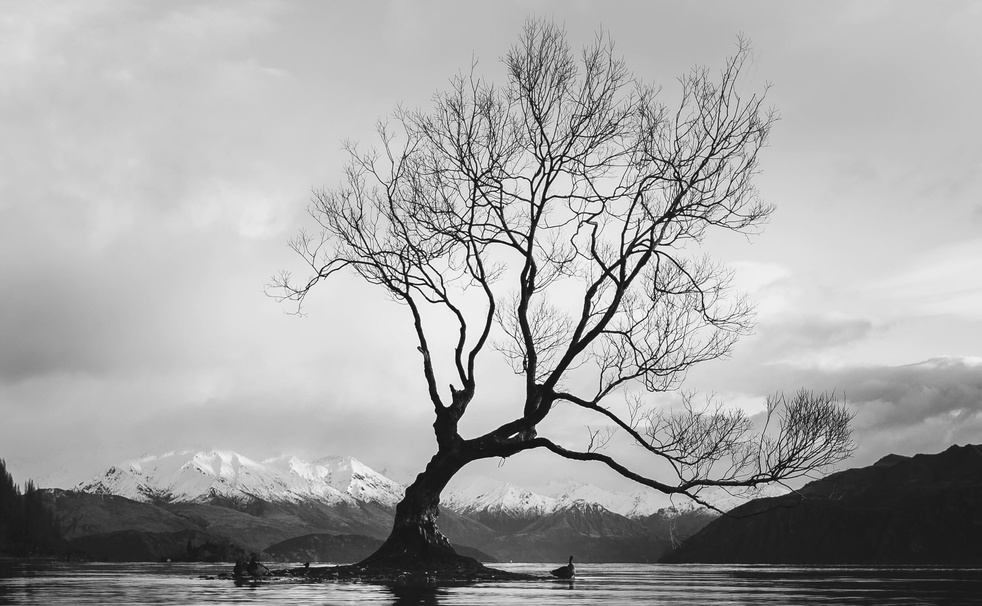
#> input picture lab1/images/Task1.jpg, 982 x 606 px, shrunk from 2645 x 1632 before the run
$ jupyter execute --allow-errors lab1.ipynb   (older library calls are emulated)
#> lines starting #> are read from the running program, lines starting #| are printed output that depends on the picture; after the words box and inside, x2 and y2 are one past the last pixel; in counts of white or black regions, pixels touching at a corner belong together
# Computer Vision
## Lab 1
----
### Task 1: Balance in Brightness

**Objective**: Create a nighttime version of a daylight image, where the tree and its immediate surroundings are illuminated, but the background is dark. This will be achieved using intensity inversion and gamma correction.

### Step-by-Step Implementation

#### 1. Read the Input Image
First, read the input image using OpenCV.

[cell 1]
import cv2
import numpy as np
import matplotlib.pyplot as plt

# Read the input image
input_image_path = './images/Task1.jpg'
image = cv2.imread(input_image_path)
#> image is the input picture: shape (606, 982, 3); min 0, max 255, mean 165.3

# Display the original image
plt.imshow(cv2.cvtColor(image, cv2.COLOR_BGR2RGB))
plt.title('Original Image')
plt.axis('off')
plt.show()

#### 2. Convert to Grayscale
Convert the image to grayscale as the final output needs to be in grayscale.

[cell 2]
# Convert to grayscale
gray_image = cv2.cvtColor(image, cv2.COLOR_BGR2GRAY)

# Display the grayscale image
plt.imshow(gray_image, cmap='gray')
plt.title('Grayscale Image')
plt.axis('off')
plt.show()

#### 3. Apply Intensity Inversion
Perform intensity inversion by subtracting pixel values from 255.

[cell 3]
# Apply intensity inversion
inverted_image = 255 - gray_image
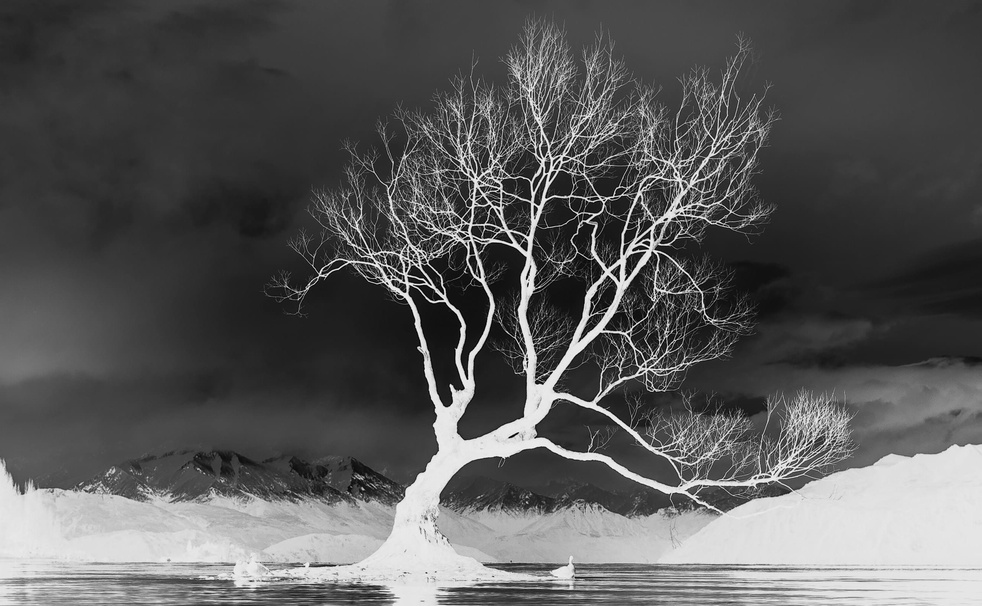
#> inverted_image: shape (606, 982); min 0, max 255, mean 89.7

# Display the inverted image
plt.imshow(inverted_image, cmap='gray')
plt.title('Inverted Image')
plt.axis('off')
plt.show()

#### 4. Apply Gamma Correction
Use gamma correction to adjust the brightness of the image.

[cell 4]
# Apply gamma correction
gamma = 2.6
gamma_corrected_image = np.array(255 * (inverted_image / 255) ** gamma, dtype='uint8')
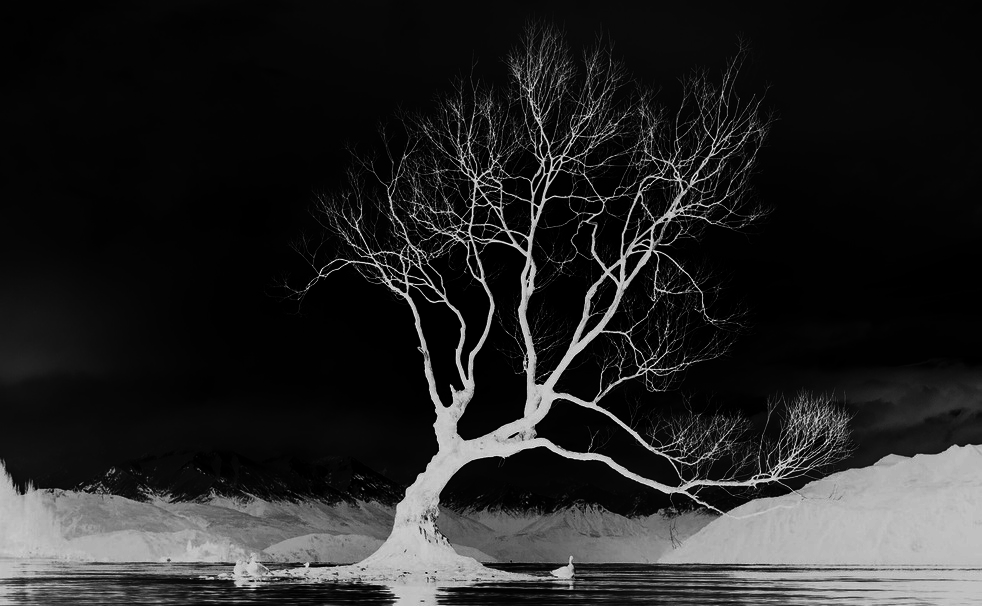
#> gamma_corrected_image: shape (606, 982); min 0, max 255, mean 37.1

# Display the gamma corrected image
plt.imshow(gamma_corrected_image, cmap='gray')
plt.title('Gamma Corrected Image')
plt.axis('off')
plt.show()

#### 5. Apply Further Darkening to the Background
Create a mask to selectively darken the background while keeping the tree and its surroundings illuminated.

[cell 5]
# Create a mask for the tree area based on the original grayscale image
_, mask = cv2.threshold(gray_image, 80, 255, cv2.THRESH_BINARY_INV)
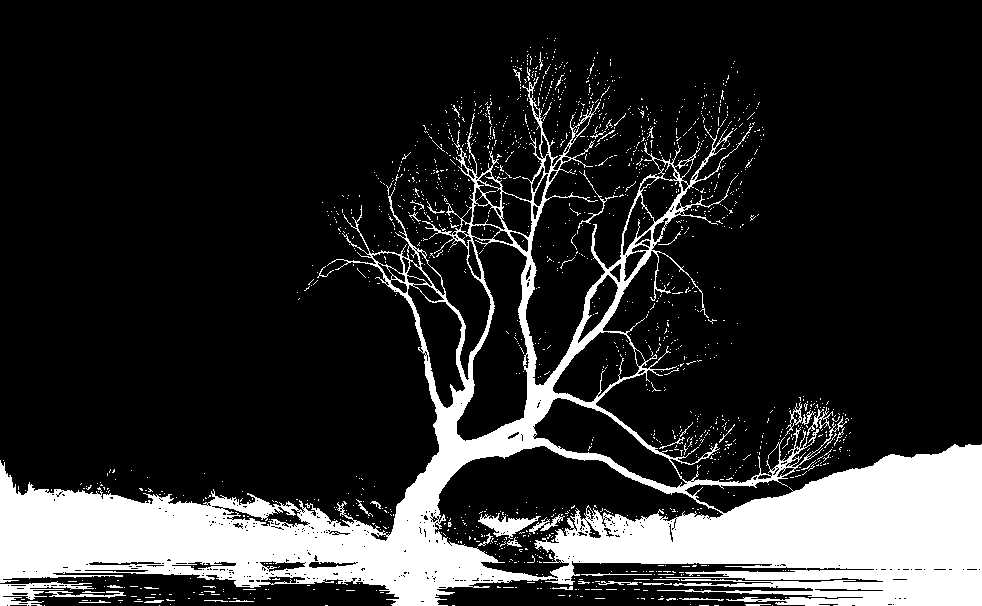
#> mask: shape (606, 982); 17.6% white; 1563 white regions (1513 under 20 px), largest, box (x1, y1, x2, y2) and area: (0, 77, 982, 606) 96828, (0, 581, 94, 606) 911, (478, 513, 541, 539) 666

# Apply the mask to the gamma corrected image to darken the background more
background_darkened_image = gamma_corrected_image.copy()
background_darkened_image[mask == 255] = background_darkened_image[mask == 255] * 0.3
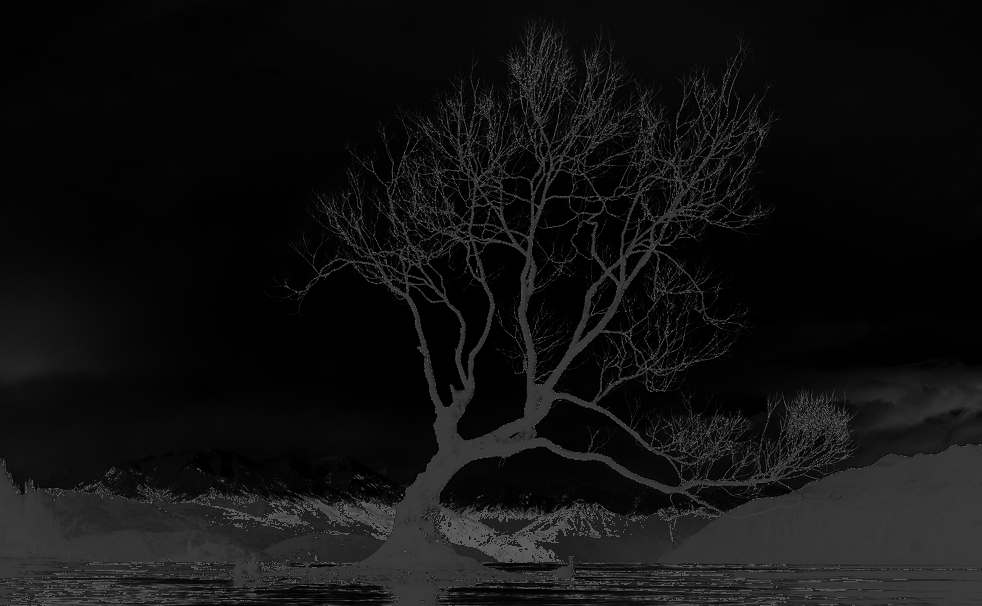
#> background_darkened_image: shape (606, 982); 17.61% of pixels changed, all inside (x1, y1, x2, y2) = (0, 38, 982, 606)

# Display the final nighttime effect image
plt.imshow(background_darkened_image, cmap='gray')
plt.title('Nighttime Effect Image')
plt.axis('off')
plt.show()

#### 6. Display Original and Final Images Side by Side
Display the original and final images side by side for comparison.

[cell 6]
# Display the original and final output image side by side
fig, axs = plt.subplots(1, 2, figsize=(15, 5))
axs[0].imshow(gray_image, cmap='gray')
axs[0].set_title('Original Image')
axs[0].axis('off')

axs[1].imshow(background_darkened_image, cmap='gray')
axs[1].set_title('Nighttime Effect Image')
axs[1].axis('off')

plt.show()

### Conclusion
The above steps successfully convert the daylight image into a nighttime version where the tree and its immediate surroundings are illuminated against a dark background.

------------

### Task 2: Noise Reduction in an Image

**Objective**: Reduce the noise in the provided image using various filtering methods and determine which method works best.

### Step-by-Step Implementation

#### 1. Read the Input Image
First, read the input image using OpenCV.

[cell 7]
import cv2
import numpy as np
import matplotlib.pyplot as plt

# Read the input image
input_image_path = './images/Task2.jpg'
noisy_image = cv2.imread(input_image_path, cv2.IMREAD_GRAYSCALE)

# Display the original noisy image
#> (the rest of this cell did not finish here and is left out)

#### 2. Apply Mean (Uniform) Filtering
Use a mean filter to reduce the noise.

#> (a cell that did not finish here is left out)

#### 3. Apply Gaussian Filtering
Use a Gaussian filter to reduce the noise.

#> (a cell that did not finish here is left out)

#### 4. Apply Median Filtering
Use a median filter to reduce the noise.

#> (a cell that did not finish here is left out)

#### 5. Compare the Results
Display the original and filtered images side by side for comparison.

[cell 11]
# Display the original and filtered images side by side
fig, axs = plt.subplots(1, 4, figsize=(20, 5))
#> (the rest of this cell did not finish here and is left out)

### Conclusion
Based on the visual inspection, the median filtering method provides the best noise reduction while preserving the edges and details of the image. Median filtering is particularly effective at reducing salt-and-pepper noise, which is common in noisy images like the one provided.

### Response and Explanation

#### Filtering Methods Used
1. **Mean Filtering**: This method calculates the average of the pixel values in the neighborhood and assigns this average value to the central pixel. It is effective in reducing Gaussian noise but tends to blur the image, leading to loss of fine details.

2. **Gaussian Filtering**: This method uses a Gaussian kernel to weight the neighborhood pixels, giving more importance to the central pixels. It provides a better smoothing effect compared to mean filtering and is effective in reducing Gaussian noise. However, it can still cause some blurring.

3. **Median Filtering**: This method replaces the central pixel value with the median of the pixel values in the neighborhood. It is particularly effective in reducing salt-and-pepper noise while preserving edges and fine details.

#### Best Method: Median Filtering
After applying all three filtering methods, I observed that the median filtering method provides the best noise reduction while preserving the edges and details of the image. The underlying principle of median filtering is that it effectively removes outlier pixel values (such as those caused by salt-and-pepper noise) without blurring the image. This makes it an excellent choice for noisy images where edge preservation is crucial.

---

### Task 3: Image Sharpening

**Objective**: Sharpen the provided blurred image using different sharpening methods and determine which method works best.

### Step-by-Step Implementation

#### 1. Read the Input Image
First, read the input image using OpenCV.

[cell 12]
import cv2
import numpy as np
from matplotlib import pyplot as plt

# Load the image
image_path = './images/Task3.jpg'
blurred_image = cv2.imread(image_path, cv2.IMREAD_GRAYSCALE)
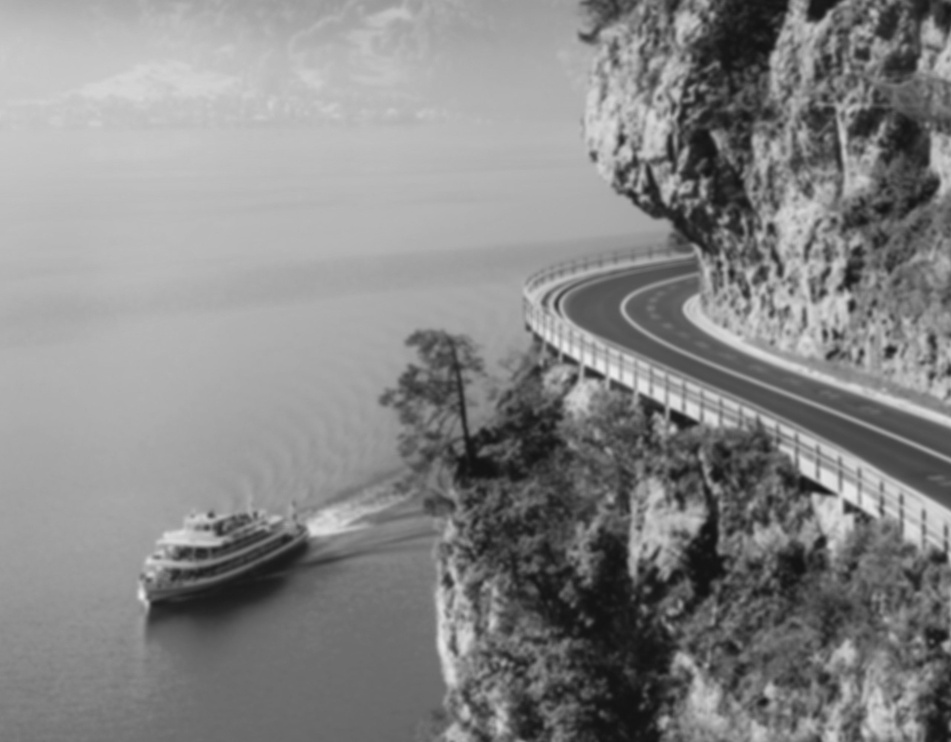
#> input picture lab1/images/Task3.jpg, 951 x 742 px, shrunk from 2560 x 1999 before the run
#> blurred_image is the input picture: shape (742, 951); min 18, max 236, mean 133.8

# Display the original blurred image
plt.imshow(blurred_image, cmap='gray')
plt.title('Original Blurred Image')
plt.axis('off')
plt.show()

#### 2. Apply Laplacian Filtering
Use the Laplacian filter to sharpen the image.

[cell 13]
# Apply a Laplacian filter with a kernel size of 5 to enhance edges
laplacian = cv2.Laplacian(blurred_image, cv2.CV_64F, ksize=5)
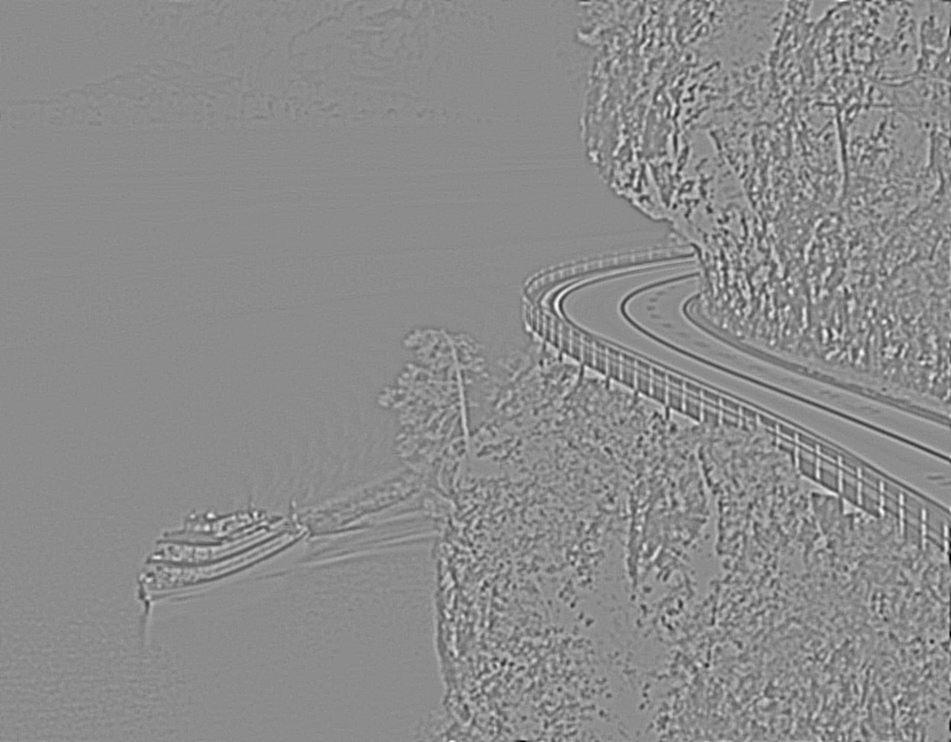
#> laplacian: shape (742, 951) float64; min -1900, max 1554, mean -0.1; drawn with min black and max white
# Create a sharpened image by enhancing details with the Laplacian filter
sharpened_image_laplacian = cv2.convertScaleAbs(blurred_image - 0.7 * laplacian)
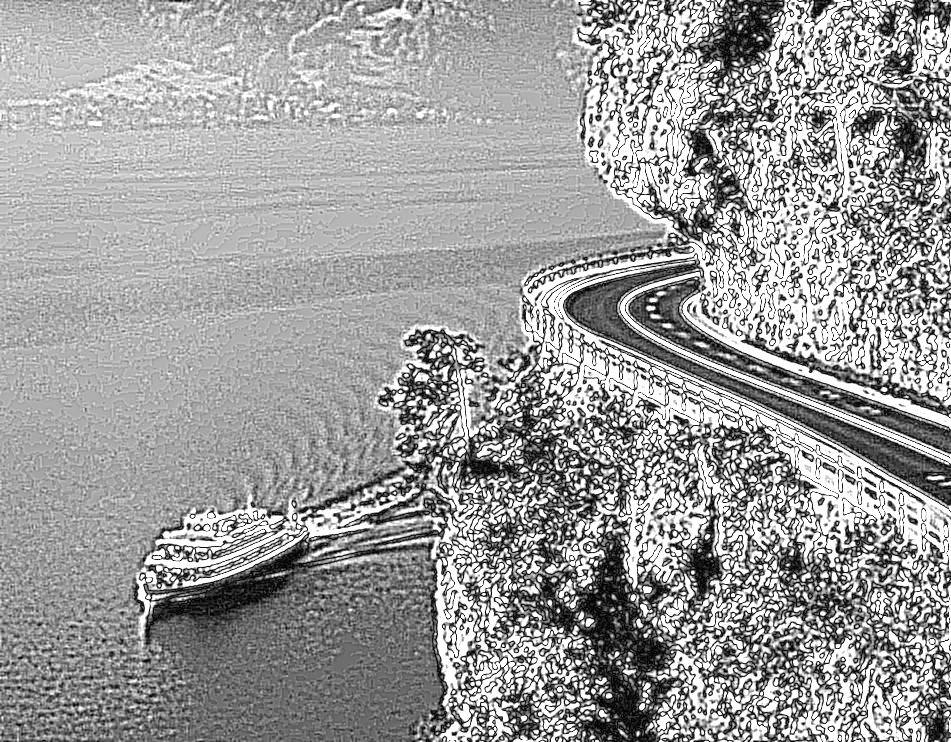
#> sharpened_image_laplacian: shape (742, 951); min 0, max 255, mean 157

# Display the Laplacian sharpened image
plt.imshow(sharpened_image_laplacian, cmap='gray')
plt.title('Laplacian Sharpened Image')
plt.axis('off')
plt.show()

#### 3. Apply Unsharp Masking
Use the unsharp masking technique to sharpen the image.

[cell 14]
# Apply Gaussian blur as a part of the unsharp masking process
gaussian_blur = cv2.GaussianBlur(blurred_image, (3, 3), 2.0)
# Enhance the blurred image by adding weighted original and blurred images
unsharp_mask = cv2.addWeighted(blurred_image, 1.5, gaussian_blur, -0.5, 0)

# Display the unsharp masked image
plt.imshow(unsharp_mask, cmap='gray')
plt.title('Unsharp Masked Image')
plt.axis('off')
plt.show()

#### 4. Compare the Results
Display the original and sharpened images side by side for comparison.

[cell 15]
# Display the original and sharpened images side by side
plt.figure(figsize=(12, 6))

plt.subplot(1, 3, 1)
plt.title('Original Blurred Image')
plt.imshow(blurred_image, cmap='gray')
plt.axis('off')

plt.subplot(1, 3, 2)
plt.title('Unsharp Masked Image')
plt.imshow(unsharp_mask, cmap='gray')
plt.axis('off')

plt.subplot(1, 3, 3)
plt.title('Laplacian Sharpened Image')
plt.imshow(sharpened_image_laplacian, cmap='gray')
plt.axis('off')

# Show the plot
plt.show()
